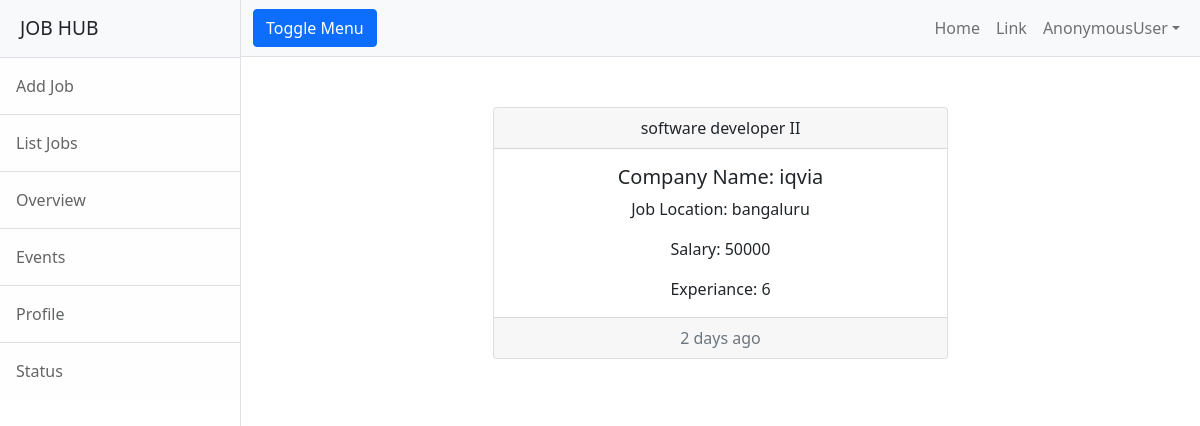
The app's page /employer/job/detail/6 with its own data.
### employer/models.py (models this page shows, shortened)
class Jobs(models.Model):
    job_title=models.CharField(max_length=150)
    company_name=models.CharField(max_length=150)
    location=models.CharField(max_length=150)
    salary=models.PositiveIntegerField(null=True)
    experience=models.PositiveIntegerField(default=0)

### employer/views.py (the view)
# urls.py: path('job/detail/<int:id>',views.JobDetailView.as_view(),name="emp-jobdetail"),
class JobDetailView(DetailView):
    model = Jobs
    context_object_name = "job"
    template_name = "emp-detailjob.html"
    pk_url_kwarg = "id"

### employer/templates/emp-detailjob.html
{%extends 'base.html' %}
{%block body_block%}
<div class="row" style="margin-top:50px">
<div class="col-3"></div>
<div class="col-6">
    <div class="card text-center">
  <div class="card-header">
{{job.job_title}}
  </div>
  <div class="card-body">
    <h5 class="card-title">Company Name: {{job.company_name}}</h5>
    <p class="card-text">Job Location: {{job.location}}</p>
    <p class="card-text">Salary: {{job.salary}}</p>
    <p class="card-text">Experiance: {{job.experience}}</p>
  </div>
  <div class="card-footer text-muted">
    2 days ago
  </div>
</div>
</div>
<div class="col-3"></div>
    </div>
{%endblock%}

### records on screen
Jobs: job_title "software developer II", company_name "iqvia", location "bangaluru", salary "50000", experience "6"

### other values on screen
{{ request.user }} "AnonymousUser"
